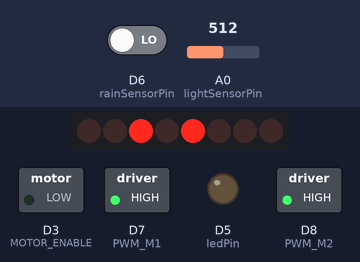
The sketch below on a simulated ESP8266 (NodeMCU). On the bench: 8 shift-register outputs drawn as a row of LEDs (first output left, lit = HIGH), switched loads named in the sketch (green lamp = pin HIGH), output pins drawn as LEDs (lit = HIGH). Wiring (inferred from the names in the program): shift register (74HC595): data D4; shift clock D2; latch D1. Wiring (inferred from the signals the program sends): row of LEDs: on Q0, Q1, Q2, Q3, Q4, Q5, Q6, Q7. Inputs (shaded band) come from the test bench; at power-on: D6 (rainSensorPin) LOW, A0 (lightSensorPin) = 512. WiFi joins after 1.5 s; servers stay silent unless stated; pins used as bus, display or sensor lines are not drawn; what the sketch prints to the serial monitor is not drawn.

Above: at 1.6 s.
7.2 s: D6 (rainSensorPin) driven HIGH
At 8.3 s:
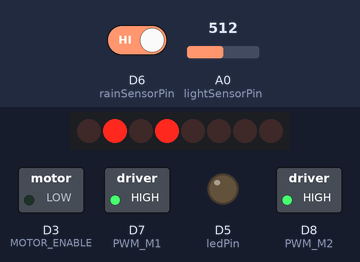
11.7 s: D6 (rainSensorPin) driven LOW
At 13.8 s:
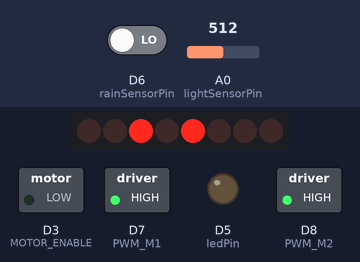
17.3 s: A0 (lightSensorPin) set to 783
19.6 s: A0 (lightSensorPin) set to 810
At 20.1 s:
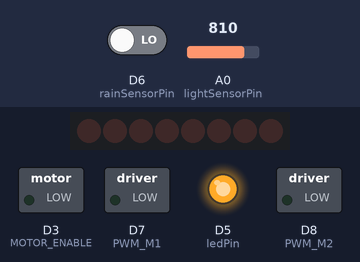
21.1 s: D6 (rainSensorPin) driven HIGH
At 22.5 s:
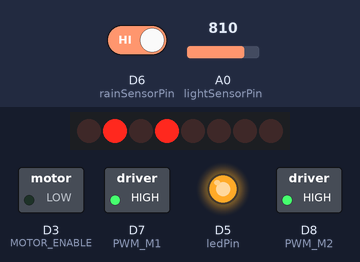
Timing chart, 0 to 27.6 s (numbered marks = the images above; inputs shaded):
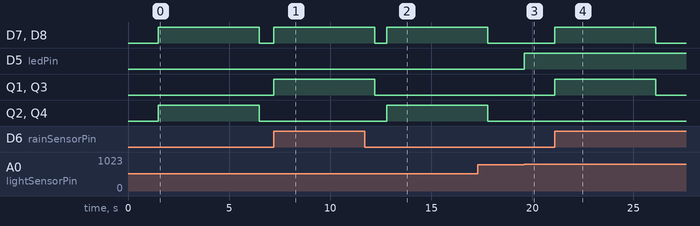

Measured:
- the behaviour switches between 800 and 801 on A0 (lightSensorPin) (found by bisection; images 2 and 3)
- after the input at 7.2 s, D7 (PWM_M1), D8 (PWM_M2), Q1, Q3: LOW → HIGH at once
- after the input at 19.6 s, D5 (ledPin): LOW → HIGH at once
- after the input at 21.1 s, D7 (PWM_M1), D8 (PWM_M2), Q1, Q3: LOW → HIGH at once, → LOW 5.0 s later

The sketch:

CPC357_PROJECT.ino
```cpp
#include <Arduino.h>
#include <ESP8266WiFi.h>
#include <Firebase_ESP_Client.h>

// Provide the token generation process info.
#include "addons/TokenHelper.h"
// Provide the RTDB payload printing info and other helper functions.
#include "addons/RTDBHelper.h"

// --- WIFI & FIREBASE CONFIG ---
#define WIFI_SSID "WIFI_NAME"
#define WIFI_PASSWORD "WIFI_PASSWORD"
#define API_KEY "FIREBASE_API_KEY"
#define DATABASE_URL "FIREBASE_URL"

// --- PINS: SENSORS & LED ---
const int lightSensorPin = A0;
const int rainSensorPin = D6;
const int ledPin = D5;

// --- PINS: MOTOR SHIELD ---
const int MOTOR_LATCH = D1;
const int MOTOR_CLK   = D2;
const int MOTOR_ENABLE= D3;
const int MOTOR_DATA  = D4;
const int PWM_M1      = D7;
const int PWM_M2      = D8;

// --- SETTINGS & VARIABLES ---
int darkThreshold = 800;
int motorSpeed = 700;
int motorRegister = 0;
String roofState = "Unknown";
unsigned long sendDataPrevMillis = 0;

FirebaseData fbdo;
FirebaseAuth auth;
FirebaseConfig config;
bool signupOK = false;

// --- MOTOR HELPER FUNCTIONS ---
void latch_tx() {
  digitalWrite(MOTOR_LATCH, LOW);
  shiftOut(MOTOR_DATA, MOTOR_CLK, MSBFIRST, motorRegister);
  digitalWrite(MOTOR_LATCH, HIGH);
}

void stopBoth() {
  motorRegister = 0;
  latch_tx();
  analogWrite(PWM_M1, 0);
  analogWrite(PWM_M2, 0);
}

void moveClose() {
  motorRegister = 0;
  bitSet(motorRegister, 2); bitClear(motorRegister, 3); // M1 Fwd
  bitClear(motorRegister, 1); bitSet(motorRegister, 4); // M2 Bwd
  latch_tx();
  analogWrite(PWM_M1, motorSpeed);
  analogWrite(PWM_M2, motorSpeed);
}

void moveOpen() {
  motorRegister = 0;
  bitClear(motorRegister, 2); bitSet(motorRegister, 3); // M1 Bwd
  bitSet(motorRegister, 1); bitClear(motorRegister, 4); // M2 Fwd
  latch_tx();
  analogWrite(PWM_M1, motorSpeed);
  analogWrite(PWM_M2, motorSpeed);
}

void setup() {
  Serial.begin(9600);

  // Pin Setup
  pinMode(ledPin, OUTPUT);
  pinMode(rainSensorPin, INPUT);
  pinMode(MOTOR_LATCH, OUTPUT);
  pinMode(MOTOR_ENABLE, OUTPUT);
  pinMode(MOTOR_DATA, OUTPUT);
  pinMode(MOTOR_CLK, OUTPUT);
  pinMode(PWM_M1, OUTPUT);
  pinMode(PWM_M2, OUTPUT);
  digitalWrite(MOTOR_ENABLE, LOW);

  // 1. Connect Wi-Fi
  WiFi.begin(WIFI_SSID, WIFI_PASSWORD);
  Serial.print("Connecting to Wi-Fi");
  while (WiFi.status() != WL_CONNECTED) {
    Serial.print(".");
    delay(300);
  }
  Serial.println("\nConnected!");

  // 2. Firebase Setup
  config.api_key = API_KEY;
  config.database_url = DATABASE_URL;
  if (Firebase.signUp(&config, &auth, "", "")) {
    signupOK = true;
    Serial.println("Firebase Signup OK");
  }
  config.token_status_callback = tokenStatusCallback;
  Firebase.begin(&config, &auth);
  Firebase.reconnectWiFi(true);
}

void loop() {
  // --- 1. SENSOR READINGS ---
  int lightValue = analogRead(lightSensorPin);
  bool isRaining = (digitalRead(rainSensorPin) == LOW);
  bool isDark = (lightValue > darkThreshold);

  // --- 2. LED LOGIC (Lights) ---
  if (isDark) {
    digitalWrite(ledPin, HIGH);
  } else {
    digitalWrite(ledPin, LOW);
  }

  // --- 3. MOTOR LOGIC (Roof) ---
  if (isRaining) {
    if (roofState != "Closed") {
      moveClose();
      delay(5000);
      stopBoth();
      roofState = "Closed";
    }
  } else {
    if (roofState != "Open") {
      moveOpen();
      delay(5000);
      stopBoth();
      roofState = "Open";
    }
  }

  // --- 4. FIREBASE UPLOAD (Every 5 seconds) ---
  if (Firebase.ready() && signupOK && (millis() - sendDataPrevMillis > 5000)) {
    sendDataPrevMillis = millis();

    Firebase.RTDB.setInt(&fbdo, "/stadium/light", lightValue);
    Firebase.RTDB.setBool(&fbdo, "/stadium/isRaining", isRaining);
    Firebase.RTDB.setString(&fbdo, "/stadium/roofStatus", roofState);
    Firebase.RTDB.setBool(&fbdo, "/stadium/ledStatus", isDark);

    Serial.println("Data synced to Firebase");
  }
}
```
